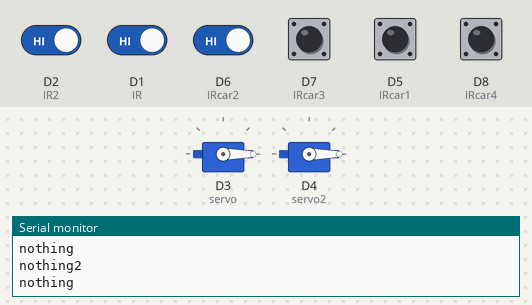
Recording of a sketch running on a simulated ESP8266 (NodeMCU). Shown: 2 × servo, the last lines printed to the serial monitor. Inputs (shaded band) come from the test bench; at power-on: D1 (IR), D2 (IR2), D5 (IRcar1), D6 (IRcar2), D7 (IRcar3), D8 (IRcar4) HIGH.

Above: at 1.2 s.
1.3 s: D2 (IR2) driven LOW
At 2.0 s:
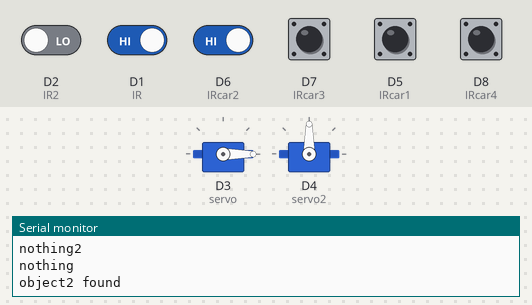
2.8 s: D1 (IR) driven LOW
At 4.5 s:
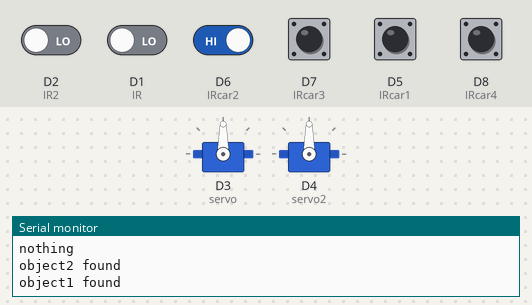
4.8 s: D6 (IRcar2) driven LOW
7.8 s: D2 (IR2) driven HIGH and D1 (IR) driven HIGH
10.8 s: D1 (IR) driven LOW
At 13.7 s:
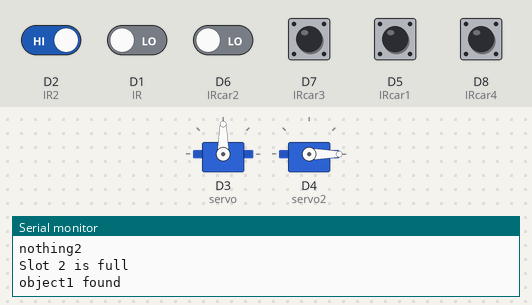
13.8 s: D1 (IR) driven HIGH and D6 (IRcar2) driven HIGH
At 16.3 s:
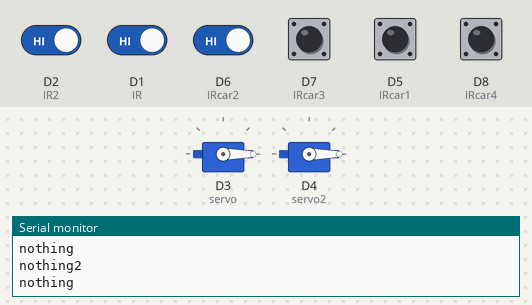
Timing chart, 0 to 17.8 s (numbered marks = the images above; inputs shaded):
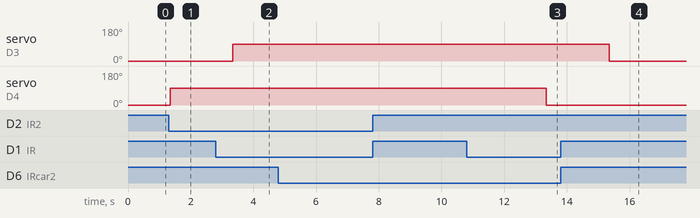

The sketch:

Test.ino
```cpp
#include <Servo.h>
#define IR D1
#define IR2 D2

#define IRcar1 D5
#define IRcar2 D6
#define IRcar3 D7
#define IRcar4 D8

#define servoVer D3
#define servoVer2 D4
Servo servo;
Servo servo2;


bool ir;
bool ir2;
bool ircar1;
bool ircar2;
bool ircar3;
bool ircar4;
void setup() {
  // put your setup code here, to run once:

Serial.begin(9600);
pinMode(IR,INPUT);
pinMode(IR2,INPUT);
pinMode(IRcar1,INPUT);
pinMode(IRcar2,INPUT);
pinMode(IRcar3,INPUT);
pinMode(IRcar4,INPUT);
//pinMode(servoVer,OUTPUT);
//pinMode(servoVer2,OUTPUT);
servo.attach(D3);//D3
servo2.attach(D4);//D4
servo.write(0);


servo2.write(0);

}

void loop() {
  // put your main code here, to run repeatedly:

  ir = digitalRead(IR);
  ir2 = digitalRead(IR2);

  ircar1 = digitalRead(IRcar1);
  ircar2 = digitalRead(IRcar2);
  ircar3 = digitalRead(IRcar3);
  ircar4 = digitalRead(IRcar4);

if(ircar1 == 0)
  {
    Serial.println("Slot 1 is full");

  }

 if(ircar2 == 0)
  {
    Serial.println("Slot 2 is full");

  }

  if(ircar3 == 0)
  {
    Serial.println("Slot 3 is full");

  }

  if(ircar4 == 0)
  {
    Serial.println("Slot 4 is full");

  }

  if(ir == 0)
  {
    Serial.println("object1 found");
    servo.write(90);
    delay(2000);

  }
  else if (ir == 1)
  {
    Serial.println("nothing");
    servo.write(0);
   // delay(1000);
  }


  if(ir2 == 0)
  {
    Serial.println("object2 found");
    servo2.write(90);
    delay(2000);

  }
  else if (ir2 == 1)
  {
    Serial.println("nothing2");
    servo2.write(0);
   // delay(2000);
  }

}
```

Measured:
- after the input at 1.3 s, servo on D4 (servo2): 0° → 90° at once
- after the input at 2.8 s, servo on D3 (servo): 0° → 90° after 0.54 s
- after the input at 10.8 s, servo on D3 (servo): stays 90° (without the input it goes to 0° after 0.54 s); servo on D4 (servo2): 90° → 0° after 2.5 s instead of 0.54 s
- after the input at 13.8 s, servo on D3 (servo): 90° → 0° after 1.5 s
